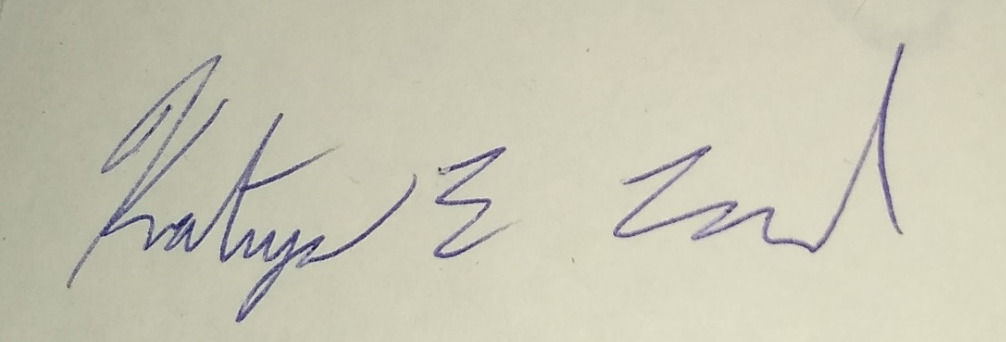
#> input picture samples/images/easy1.jpg, 1006 x 342 px
$ python -i extract_page.py   (imports and definitions only)
#> lines starting #> are read from the running program, lines starting #| are printed output that depends on the picture; after the words box and inside, x2 and y2 are one past the last pixel; in counts of white or black regions, pixels touching at a corner belong together
import cv2
import numpy as np


def extract_page(img):
    imgSize = np.shape(img)

    gImg = img

    threshold, _ = cv2.threshold(
        src=gImg, thresh=0, maxval=255, type=cv2.THRESH_BINARY | cv2.THRESH_OTSU
    )
    cannyImg = cv2.Canny(image=gImg, threshold1=0.5 * threshold, threshold2=threshold)
    return cannyImg

    # findContours() is a distructive function so a copy is passed as a parameter
    contours, _ = cv2.findContours(
        image=cannyImg.copy(), mode=cv2.RETR_TREE, method=cv2.CHAIN_APPROX_SIMPLE
    )

    if len(contours) == 0:
        print("Warning: No Page Found")
        return img

    maxRect = {"x": 0, "y": 0, "w": 0, "h": 0}
    coordinates = []
    for contour in contours:
        # Perimeter accuracy
        arcPercentage = 0.1

        # Contour Perimeter
        epsilon = cv2.arcLength(curve=contour, closed=True) * arcPercentage
        corners = cv2.approxPolyDP(curve=contour, epsilon=epsilon, closed=True)
        x, y, w, h = cv2.boundingRect(array=corners)
        currentArea = w * h

        if len(corners) == 4:
            coordinates.append((x, y))
            if currentArea > maxRect["w"] * maxRect["h"]:
                maxRect["x"] = x
                maxRect["y"] = y
                maxRect["w"] = w
                maxRect["h"] = h

    if maxRect["w"] <= 1 or maxRect["h"] <= 1:
        print("Warning: No Page Found")
        return img

    contoursInPage = 0
    for coordinate in coordinates:
        x = coordinate[0]
        y = coordinate[1]
        if (x > maxRect["x"] and x < maxRect["x"] + maxRect["w"]) and (
            y > maxRect["y"] and y < maxRect["y"] + maxRect["h"]
        ):
            contoursInPage += 1

    if contoursInPage <= 0:
        print("Warning: No Page Found")
        return img

    return img[
        maxRect["y"] : maxRect["y"] + maxRect["h"],
        maxRect["x"] : maxRect["x"] + maxRect["w"],
    ]

>>> import cv2
>>> picture = cv2.imread('../../samples/images/easy1.jpg', cv2.IMREAD_GRAYSCALE)
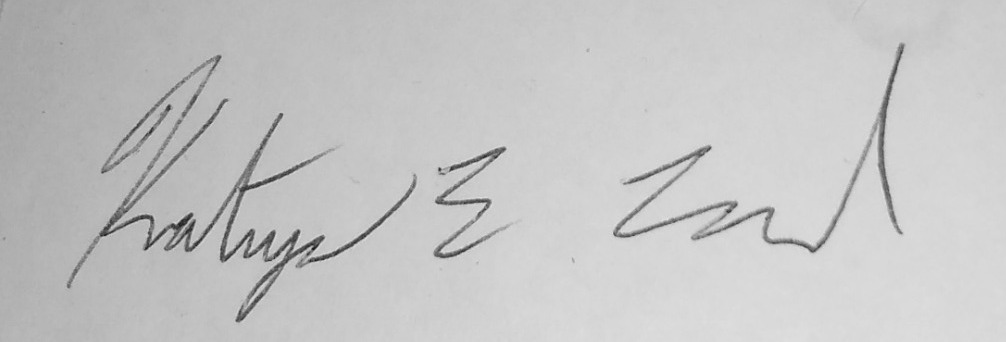
#> picture: shape (342, 1006); min 24, max 227, mean 196.7
>>> result = extract_page(picture)
#> in extract_page, `threshold, _ = cv2.threshold( src=gImg, thresh=0, maxval=255, type=cv2..`: threshold = 157
#> in extract_page, `cannyImg = cv2.Canny(image=gImg, threshold1=0.5 * threshold, threshold..`:
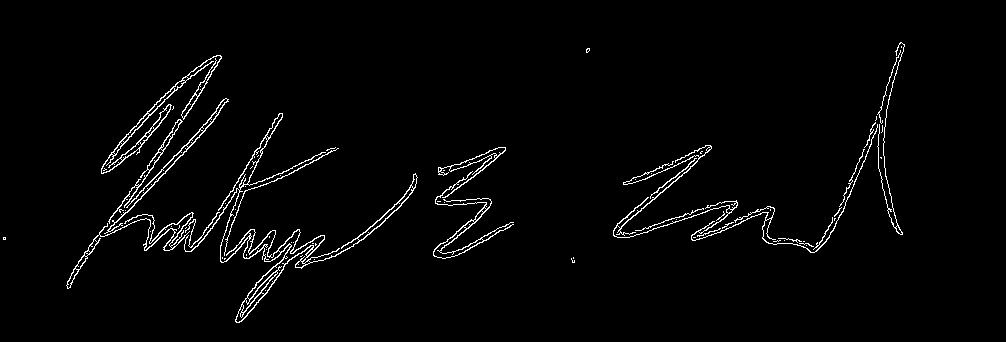
#> cannyImg: shape (342, 1006); 2.3% white in thin lines or dots, all inside (x1, y1, x2, y2) = (3, 42, 905, 323)

$ run again, on samples/images/easy10.jpg
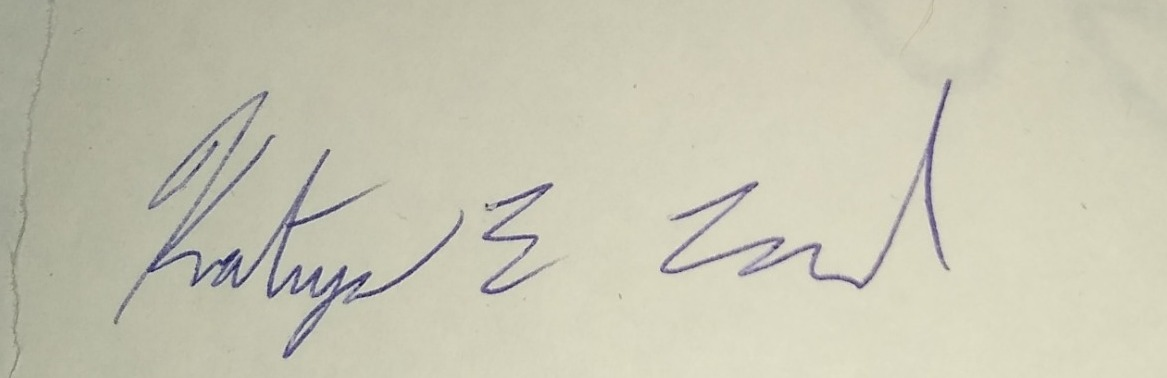
#> input picture samples/images/easy10.jpg, 1167 x 378 px
#> `picture = cv2.imread('../../samples/images/easy1.jpg', cv2.IMREAD_GRAY..`:
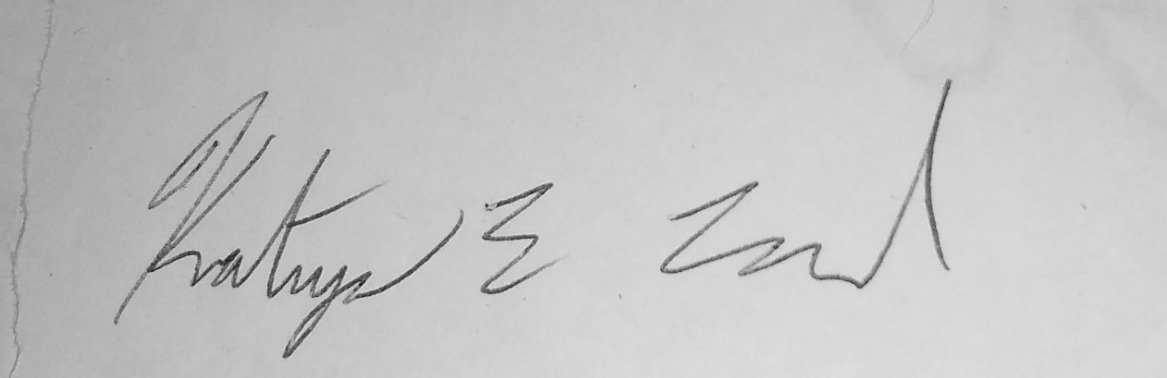
#> picture: shape (378, 1167); min 19, max 227, mean 195.9
#> threshold = 185
#> in extract_page, `cannyImg = cv2.Canny(image=gImg, threshold1=0.5 * threshold, threshold..`:
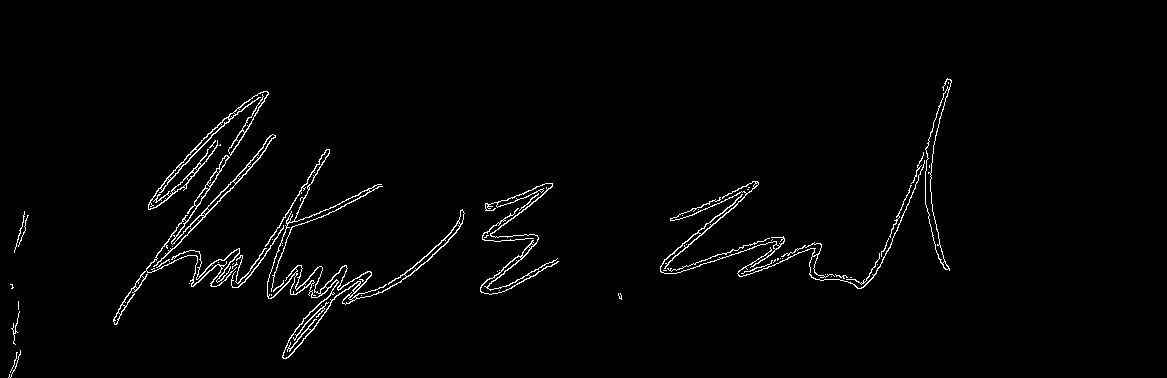
#> cannyImg: shape (378, 1167); 1.8% white in thin lines or dots, all inside (x1, y1, x2, y2) = (8, 78, 952, 378)

$ run again, on samples/images/easy11.jpg
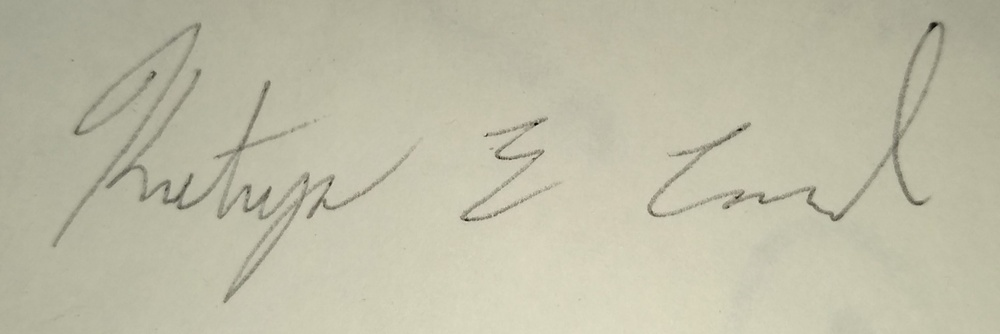
#> input picture samples/images/easy11.jpg, 1000 x 334 px, shrunk from 2040 x 681 before the run
#> `picture = cv2.imread('../../samples/images/easy1.jpg', cv2.IMREAD_GRAY..`:
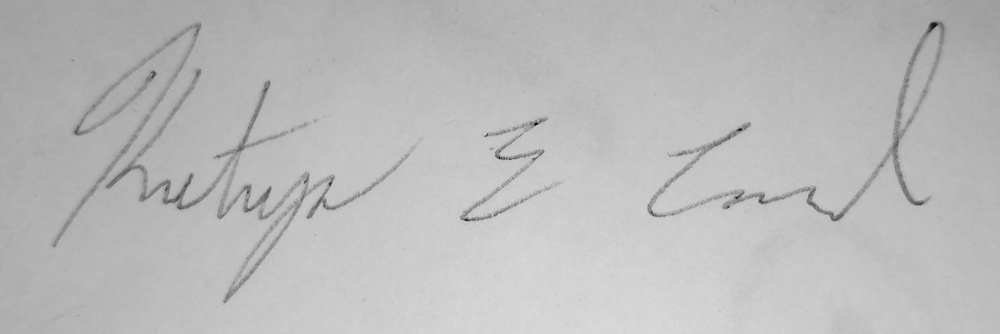
#> picture: shape (334, 1000); min 2, max 220, mean 186.3
#> threshold = 184
#> in extract_page, `cannyImg = cv2.Canny(image=gImg, threshold1=0.5 * threshold, threshold..`:
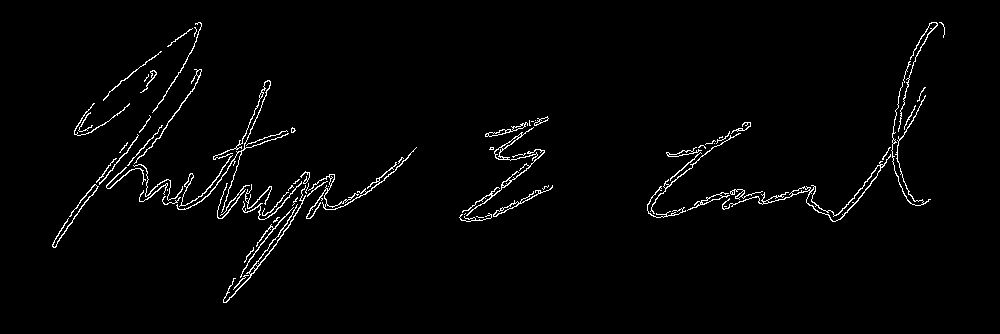
#> cannyImg: shape (334, 1000); 2% white in thin lines or dots, all inside (x1, y1, x2, y2) = (52, 22, 945, 303)

$ run again, on samples/images/easy12.jpg
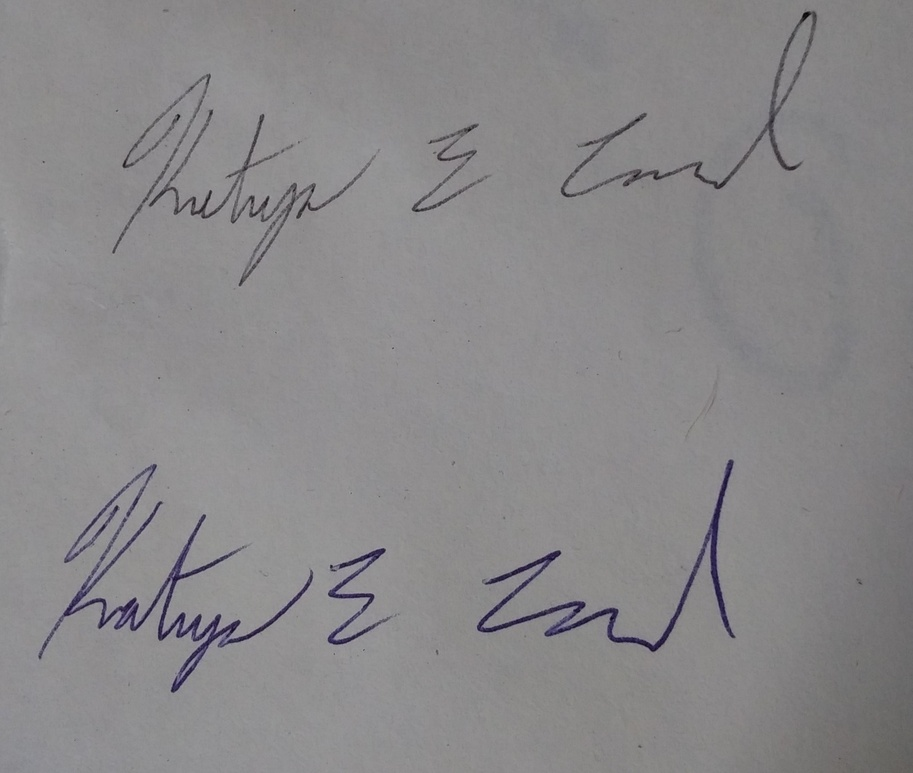
#> input picture samples/images/easy12.jpg, 913 x 773 px, shrunk from 1486 x 1258 before the run
#> threshold = 108
#> in extract_page, `cannyImg = cv2.Canny(image=gImg, threshold1=0.5 * threshold, threshold..`:
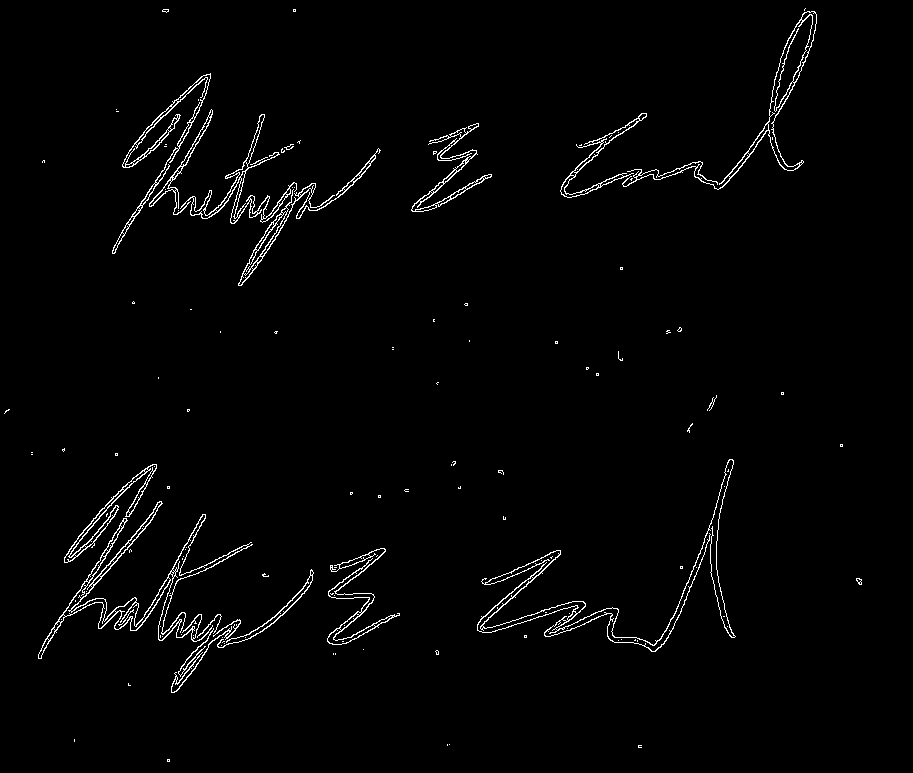
#> cannyImg: shape (773, 913); 1.8% white in thin lines or dots
